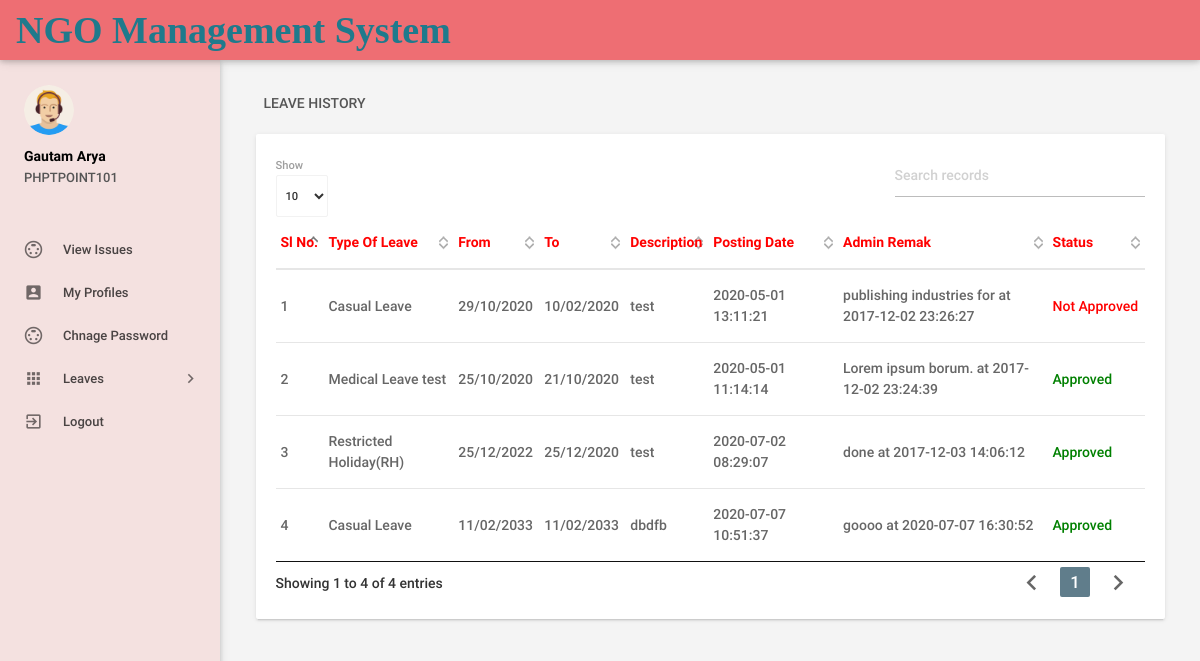
/leavehistory.php (signed in), run on the app's committed database.
### tables this page shows
CREATE TABLE `tblemployees` (
  `id` int(11) NOT NULL,
  `EmpId` varchar(100) NOT NULL,
  `FirstName` varchar(150) NOT NULL,
  `LastName` varchar(150) NOT NULL,
  `EmailId` varchar(200) NOT NULL,
  `Password` varchar(180) NOT NULL,
  `Gender` varchar(100) NOT NULL,
  `Dob` varchar(100) NOT NULL,
  `Department` varchar(255) NOT NULL,
  `Address` varchar(255) NOT NULL,
  `City` varchar(200) NOT NULL,
  `Country` varchar(150) NOT NULL,
  `Phonenumber` char(11) NOT NULL,
  `Status` int(1) NOT NULL,
  `RegDate` timestamp NOT NULL DEFAULT current_timestamp()
);

CREATE TABLE `tblleaves` (
  `id` int(11) NOT NULL,
  `LeaveType` varchar(110) NOT NULL,
  `ToDate` varchar(120) NOT NULL,
  `FromDate` varchar(120) NOT NULL,
  `Description` mediumtext NOT NULL,
  `PostingDate` timestamp NOT NULL DEFAULT current_timestamp(),
  `AdminRemark` mediumtext DEFAULT NULL,
  `AdminRemarkDate` varchar(120) DEFAULT NULL,
  `Status` int(1) NOT NULL,
  `IsRead` int(1) NOT NULL,
  `empid` int(11) DEFAULT NULL
);

### leavehistory.php (the view, shortened to what this page needs)
<?php
include('includes/config.php');
if(strlen($_SESSION['emplogin'])==0)
    {
header('location:index.php');
}
else{
 ?>
<!DOCTYPE html>
<html lang="en">
    <head>
        <link type="text/css" rel="stylesheet" href="assets/plugins/materialize/css/materialize.min.css"/>
        <link type="text/css" rel="stylesheet" href="assets/plugins/materialize/css/materialize.css"/>
        <link href="assets/plugins/material-preloader/css/materialPreloader.min.css" rel="stylesheet">
        <link href="assets/plugins/datatables/css/jquery.dataTables.min.css" rel="stylesheet">
        <link href="assets/css/alpha.min.css" rel="stylesheet" type="text/css"/>
        <link href="assets/css/custom.css" rel="stylesheet" type="text/css"/>
         <link href="assets/css/style.css" rel="stylesheet" type="text/css"/>
    </head>
    <body>
       <?php include('includes/header.php');?>
       <?php include('includes/sidebar.php');?>
            <main class="mn-inner">
                <div class="row">
                    <div class="col s12">
                        <div class="page-title">Leave History</div>
                    </div>
                    <div class="col s12 m12 l12">
                        <div class="card">
                            <div class="card-content">
                                <table id="example" class="display responsive-table ">
                                    <thead>
                                        <tr>
                                            <th style="color: red;">Sl No.</th>
                                            <th style="color: red;" width="120">Type Of Leave</th>
                                            <th style="color: red;">From</th>
                                            <th style="color: red;">To</th>
                                             <th style="color: red;">Description</th>
                                             <th style="color: red;" width="120">Posting Date</th>
                                            <th style="color: red;" width="200">Admin Remak</th>
                                            <th style="color: red;">Status</th>
                                        </tr>
                                    </thead>
                                    <tbody>
<?php
$eid=$_SESSION['eid'];
$sql = "SELECT LeaveType,ToDate,FromDate,Description,PostingDate,AdminRemarkDate,AdminRemark,Status from tblleaves where empid=:eid";
$query = $dbh -> prepare($sql);
$query->bindParam(':eid',$eid,PDO::PARAM_STR);
$query->execute();
$results=$query->fetchAll(PDO::FETCH_OBJ);
$cnt=1;
if($query->rowCount() > 0)
{
foreach($results as $result)
{               ?>
                                        <tr>
                                            <td> <?php echo htmlentities($cnt);?></td>
                                            <td><?php echo htmlentities($result->LeaveType);?></td>
                                            <td><?php echo htmlentities($result->FromDate);?></td>
                                            <td><?php echo htmlentities($result->ToDate);?></td>
                                           <td><?php echo htmlentities($result->Description);?></td>
                                            <td><?php echo htmlentities($result->PostingDate);?></td>
                                            <td><?php if($result->AdminRemark=="")
                                            {
echo htmlentities('waiting for approval');
                                            } else
{
 echo htmlentities(($result->AdminRemark)." "."at"." ".$result->AdminRemarkDate);
}
                                            ?></td>
                                                                                 <td><?php $stats=$result->Status;
if($stats==1){
                                             ?>
                                                 <span style="color: green">Approved</span>
                                                 <?php } if($stats==2)  { ?>
                                                <span style="color: red">Not Approved</span>
                                                 <?php } if($stats==0)  { ?>
 <span style="color: blue">waiting for approval</span>
 <?php } ?>
                                             </td>
                                        </tr>
                                         <?php $cnt++;} }?>
                                    </tbody>
                                </table>
                            </div>
                        </div>
                    </div>
                </div>
            </main>
        </div>
        <div class="left-sidebar-hover"></div>
    </body>
</html>
<?php } ?>

### includes/header.php (shortened to what this page needs)
<div class="mn-content fixed-sidebar">
    <header class="mn-header navbar-fixed">
        <nav class="navbar navbar-expand-lg navbar-light py-3">
  <div class="collapse navbar-collapse d-flex justify-content-center align-items-center" id="navbarNavAltMarkup">
     <marquee width="100%" direction="left" behavior="alternate" ><span style="font-size:38px;font-weight:bold;color:#1F7A8C;font-family:'lobster', cursive;">NGO Management System</span>
</marquee>
  </div>
</nav>
    </header>

### includes/sidebar.php (shortened to what this page needs)
<aside id="slide-out" class="side-nav white fixed">
    <div class="side-nav-wrapper">
        <div class="sidebar-profile">
            <div class="sidebar-profile-image">
                <img src="assets/images/profile-image.png" class="circle" alt="">
            </div>
            <div class="sidebar-profile-info">
                <?php
                   $eid = $_SESSION['eid'];
                   $sql = "SELECT FirstName,LastName,EmpId from  tblemployees where id=:eid";
                   $query = $dbh->prepare($sql);
                   $query->bindParam(':eid', $eid, PDO::PARAM_STR);
                   $query->execute();
                   $results = $query->fetchAll(PDO::FETCH_OBJ);
                   if ($query->rowCount() > 0) {
                       foreach ($results as $result) {               ?>
                        <p><?php echo htmlentities($result->FirstName . " " . $result->LastName); ?></p>
                        <span><?php echo htmlentities($result->EmpId) ?></span>
                <?php }
                   } ?>
            </div>
        </div>
        <ul class="sidebar-menu collapsible collapsible-accordion" data-collapsible="accordion">
            <li class="no-padding"><a class="waves-effect waves-grey" href="viewissue.php"><i class="material-icons">settings_input_svideo</i>View Issues</a></li>
            <li class="no-padding"><a class="waves-effect waves-grey" href="myprofile.php"><i class="material-icons">account_box</i>My Profiles</a></li>
            <li class="no-padding"><a class="waves-effect waves-grey" href="emp-changepassword.php"><i class="material-icons">settings_input_svideo</i>Chnage Password</a></li>
            <li class="no-padding">
                <a class="collapsible-header waves-effect waves-grey"><i class="material-icons">apps</i>Leaves<i class="nav-drop-icon material-icons">keyboard_arrow_right</i></a>
            </li>
            <li class="no-padding">
                <a class="waves-effect waves-grey" href="logout.php"><i class="material-icons">exit_to_app</i>Logout</a>
            </li>
        </ul>
    </div>
</aside>

### data on the page
tblemployees: FirstName+LastName "Gautam Arya", EmpId "PHPTPOINT101"
tblleaves: LeaveType "Casual Leave", FromDate "29/10/2020", ToDate "10/02/2020", Description "test", PostingDate "2020-05-01 13:11:21", AdminRemark+AdminRemarkDate "publishing industries for at 2017-12-02 23:26:27", Status "Not Approved"
tblleaves: LeaveType "Medical Leave test", FromDate "25/10/2020", ToDate "21/10/2020", Description "test", PostingDate "2020-05-01 11:14:14", AdminRemark+AdminRemarkDate "Lorem ipsum borum. at 2017-12-02 23:24:39", Status "Approved"
tblleaves: LeaveType "Restricted Holiday(RH)", FromDate "25/12/2022", ToDate "25/12/2020", Description "test", PostingDate "2020-07-02 08:29:07", AdminRemark+AdminRemarkDate "done at 2017-12-03 14:06:12", Status "Approved"
tblleaves: LeaveType "Casual Leave", FromDate "11/02/2033", ToDate "11/02/2033", Description "dbdfb", PostingDate "2020-07-07 10:51:37", AdminRemark+AdminRemarkDate "goooo at 2020-07-07 16:30:52", Status "Approved"
